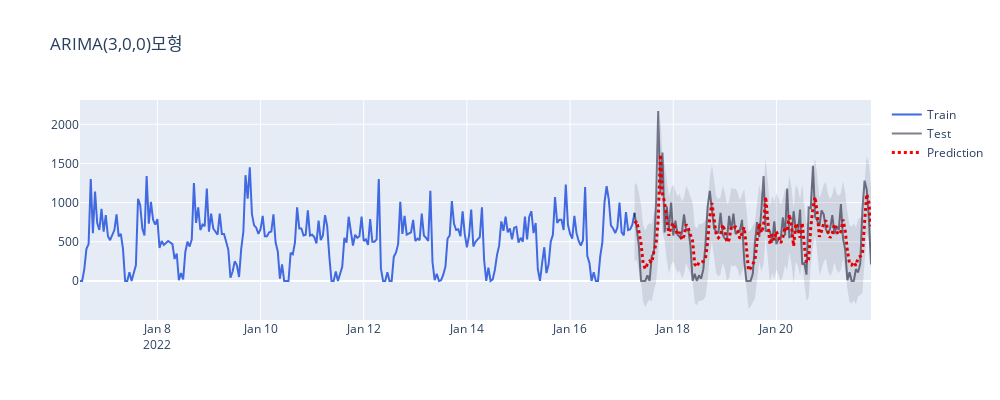

Here is the notebook cell this chart was saved with:
### Code cell
from plotly.subplots import make_subplots
import plotly.graph_objects as go

fig = go.Figure([
    # 훈련 데이터-------------------------------------------------------
    go.Scatter(x = y_train.index, y = y_train, name = "Train", mode = 'lines'
              ,line=dict(color = 'royalblue'))
    # 테스트 데이터------------------------------------------------------
    , go.Scatter(x = y_test.index, y = y_test, name = "Test", mode = 'lines'
                ,line = dict(color = 'rgba(0,0,30,0.5)'))
    # 예측값-----------------------------------------------------------
    , go.Scatter(x = y_test.index, y = y_pred, name = "Prediction", mode = 'lines'
                     ,line = dict(color = 'red', dash = 'dot', width=3))
    
    # 신뢰 구간---------------------------------------------------------
    , go.Scatter(x = y_test.index.tolist() + y_test.index[::-1].tolist() 
                ,y = pred_upper + pred_lower[::-1] ## 상위 신뢰 구간 -> 하위 신뢰 구간 역순으로
                ,fill='toself'
                ,fillcolor='rgba(0,0,30,0.1)'
                ,line=dict(color='rgba(0,0,0,0)')
                ,hoverinfo="skip"
                ,showlegend=False)
])

fig.update_layout(height=400, width=1000, title_text="ARIMA(3,0,0)모형")
fig.show()
